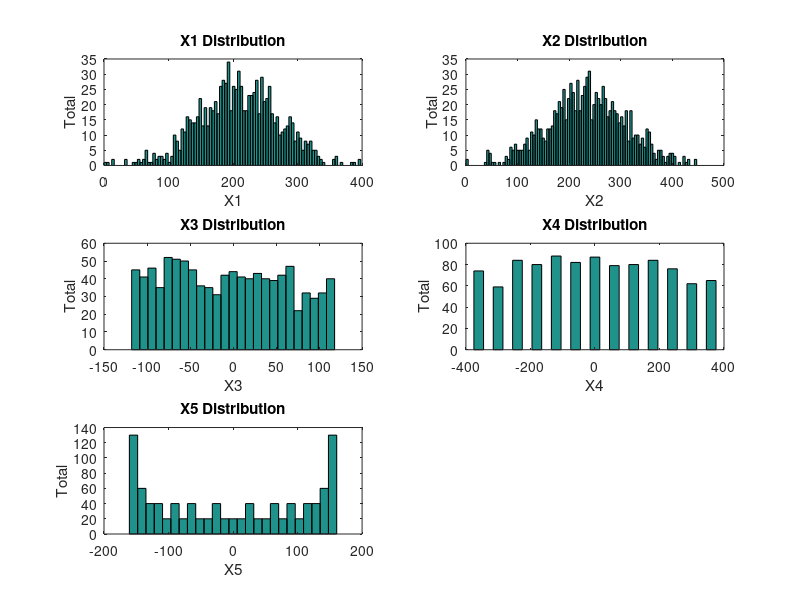
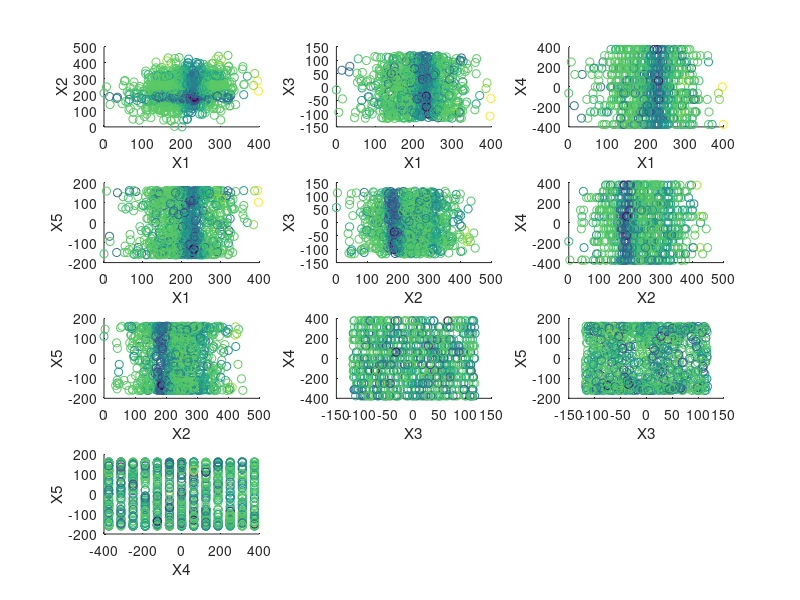
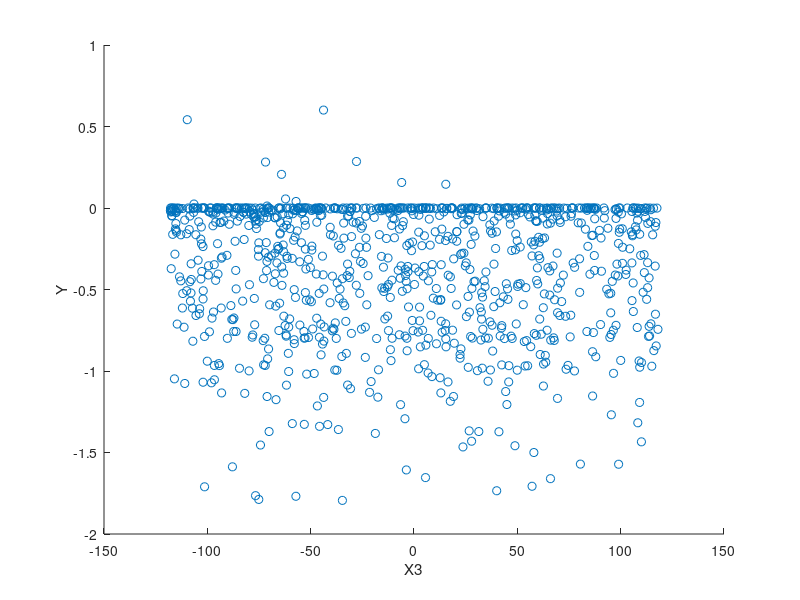
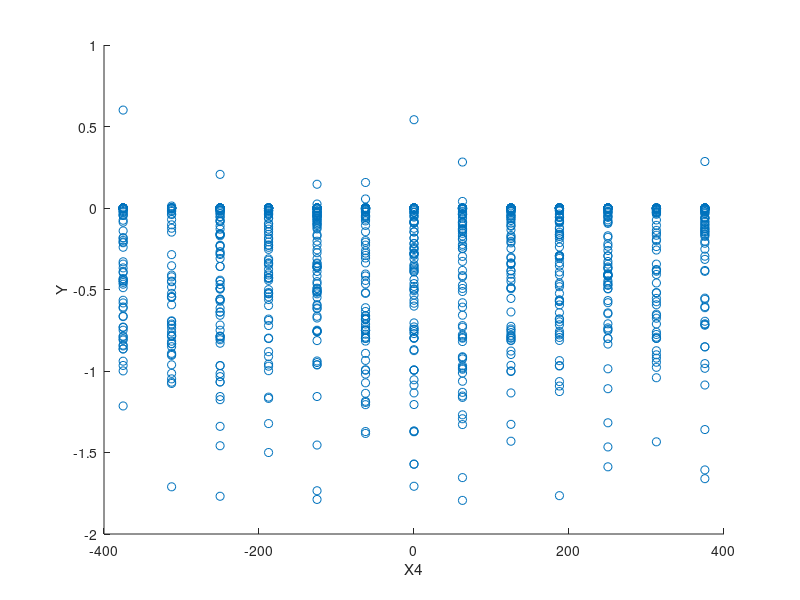

Source code (MATLAB) for these figures, in order: (Note: this script raises an error after producing the figures.)
%% Import the data
close all; clear; clc;
data = csvread('data133610.csv');

% Separate data into Inputs and output
X = data(:,1:5);
Y = data(:,6);

% e = eig(X)
% fprintf('\nData imported. Program paused, press enter to continue\n');
% pause;
%% Assess Data
X1 = X(:,1); % Gaussian
X2 = X(:,2); % Guassian
X3 = X(:,3); % Uniform
X4 = X(:,4); % Uniform
X5 = X(:,5); % Uniform

figure(1);hist(X1,10);
figure(2);hist(X2,10);
figure(3);hist(X3,10);
figure(4);hist(X4,10);
figure(5);hist(X5,10);

% fprintf('\nData loaded into variables. Program paused, press enter to continue\n');
% pause;
%%

figure(1); scatter(X1,Y); xlabel('X1'),ylabel('Y');
figure(2); scatter(X2,Y); xlabel('X2'),ylabel('Y');
figure(3); scatter(X3,Y); xlabel('X3'),ylabel('Y');
figure(4); scatter(X4,Y); xlabel('X4'),ylabel('Y');
figure(5); scatter(X5,Y); xlabel('X5'),ylabel('Y');


% fprintf('\nData imported. Program paused, press enter to continue\n');
% pause;
% Compare data points against each other
figure(1); subplot(4,3,1), scatter(X1,X2,[],Y)
xlabel('X1'),ylabel('X2');
subplot(4,3,2), scatter(X1,X3,[],Y)
xlabel('X1'),ylabel('X3');
subplot(4,3,3), scatter(X1,X4,[],Y)
xlabel('X1'),ylabel('X4');
subplot(4,3,4), scatter(X1,X5,[],Y)
xlabel('X1'),ylabel('X5');
subplot(4,3,5), scatter(X2,X3,[],Y)
xlabel('X2'),ylabel('X3');
subplot(4,3,6), scatter(X2,X4,[],Y)
xlabel('X2'),ylabel('X4');
subplot(4,3,7), scatter(X2,X5,[],Y)
xlabel('X2'),ylabel('X5');
subplot(4,3,8), scatter(X3,X4,[],Y)
xlabel('X3'),ylabel('X4');
subplot(4,3,9), scatter(X3,X5,[],Y)
xlabel('X3'),ylabel('X5');
subplot(4,3,10), scatter(X4,X5,[],Y)
xlabel('X4'),ylabel('X5');

figure(2);scatter(X1,X2,[],Y)
xlabel('X1'),ylabel('X2');
scatter(X1,X2,[],Y)
%%
% help hist

subplot(3,2,1), hist(X1,100), title('X1 Distribution');
xlabel('X1'),ylabel('Total');
subplot(3,2,2), hist(X2,100), title('X2 Distribution');
xlabel('X2'),ylabel('Total');
subplot(3,2,3), hist(X3,25), title('X3 Distribution');
xlabel('X3'),ylabel('Total');
subplot(3,2,4), hist(X4,25), title('X4 Distribution');
xlabel('X4'),ylabel('Total');
subplot(3,2,5), hist(X5,25), title('X5 Distribution');
xlabel('X5'),ylabel('Total');
print -dpng DataDistribution.png

%% Parametric Density Estimation

mu = mean(x); % mean
sigma = std(X); % standard deviation


%x = X; % will result in preprocessed data

% Parametric Density Estimation of 1 and 2 because they are Gaussian
for i = [1 2]
    in = (1/sqrt((2*pi)^size(x,2)*sigma(i)^2)) * exp(-((x(:,i)-mu(i)).^2)./(2 * sigma(i)^2));
    eval(['x' num2str(i) '=in;']);
end

clear data in i; % clears stated variables from workspace

%%
figure(11); hist(x1,100), title('X1 Distribution');
xlabel('X1'),ylabel('Total');

figure(12); hist(x2,100), title('X2 Distribution');
xlabel('X2'),ylabel('Total');

%% Normalise data
%
% X_avg = mean(X);
% X_std = std(X);
% x = X;
%
% for i = 1:length(X(1,:))
%     x(:,i) = X(:,i) - X_avg(i);
%     x(:,i) = X(:,i) / X_std(i);
% end
%
% X1 = x(:,1); % Gaussian
% X2 = x(:,2); % Guassian
% X3 = x(:,3); % Uniform
% X4 = x(:,4); % Uniform
% X5 = x(:,5); % Uniform
%
% figure(1);gplotmatrix(x,Y);
% figure(2);gplotmatrix(X,Y);

%% Initialize weights

noInputs = length(X(1,:))+1; % Number of nodes in 1st hidden layer (5 features + bias)

hidden1 = length(X(1,:))+1; % Number of nodes in 1st hidden layer (5 features + bias)
output = 1 ;% No nodes in output layer

w1 = ones(hidden1,noInputs); % Initilaize weights of first hidden layer
w2 = ones(output,hidden1); % Initilaize weights of last hidden layer

w(1,:) = w(1,:) *2; % test: multiply 1 set of weights by 2

a = x(1,:)'
b = w1 * a
c = w2 * b

%% COMPLETED COURSEWORK



k = 10;
color=1:k;
x = featScale(X);


[clustering,C] = kmeans(x,k);

G = pdist2(x,C);
% % Linear
% G = sqrt(G.^2);
% Gaussian
sigma = 0.03;
G = (exp(-(G).^2)/(2*sigma^2));
%

%%% Calculate weights

% W = pinv(G')*Y;

%%% Add regularization
lambda = 0.01
% W = inv(G'*G + lambda*eye(size(X,2)))*G'*Y;
%translates to

a = (G'*Y);

b = G*G';

c = lambda*eye(size(X,1));

W = a/inv(b+c);


W = pinv(G'*G + lambda*eye(size(X,2)))*G'*Y;
%%

% input=linspace(0,1,1000);
% output=zeros(1,length(input));

output = W'*G;
% for i = 1:length(input)
%     for j = 1:k
%         %%%%%%%%%%%%%%%%%%%%%%%%%%%%%%%%%%%%%%%%%%%%%%%%%%%%%%%%%%%%%%%%%%%
%         d=sqrt((input(i)-C(j))^2);% to complete
%         output(i)=output(i)+W(j)*d;% to complete
%         %%%%%%%%%%%%%%%%%%%%%%%%%%%%%%%%%%%%%%%%%%%%%%%%%%%%%%%%%%%%%%%%%%%
%     end
% end

% %plot of the points
% figure(1)
% scatter(x,y)
% hold on
% plot(input,output)
% hold off

figure(1); scatter(x(:,1),Y);
figure(2); scatter(x(:,1),output);

%%

a = (x(:,1:5));
b = Y(:,1);
m=a(clustering == 1);
n=b(clustering == 1);
o=color(1);

gplotmatrix(m,n)
hold on
%%
for i = 2:k
    %%%%%%%%%%%%%%%%%%%%%%%%%%%%%%%%%%%%%%%%%%%%%%%%%%%%%%%%%%%%%%%%%%%%%%%
    gplotmatrix(a(clustering == i),b(clustering == i),color(i))% to complete
    %%%%%%%%%%%%%%%%%%%%%%%%%%%%%%%%%%%%%%%%%%%%%%%%%%%%%%%%%%%%%%%%%%%%%%%
end
xlabel('x'),ylabel('y');
